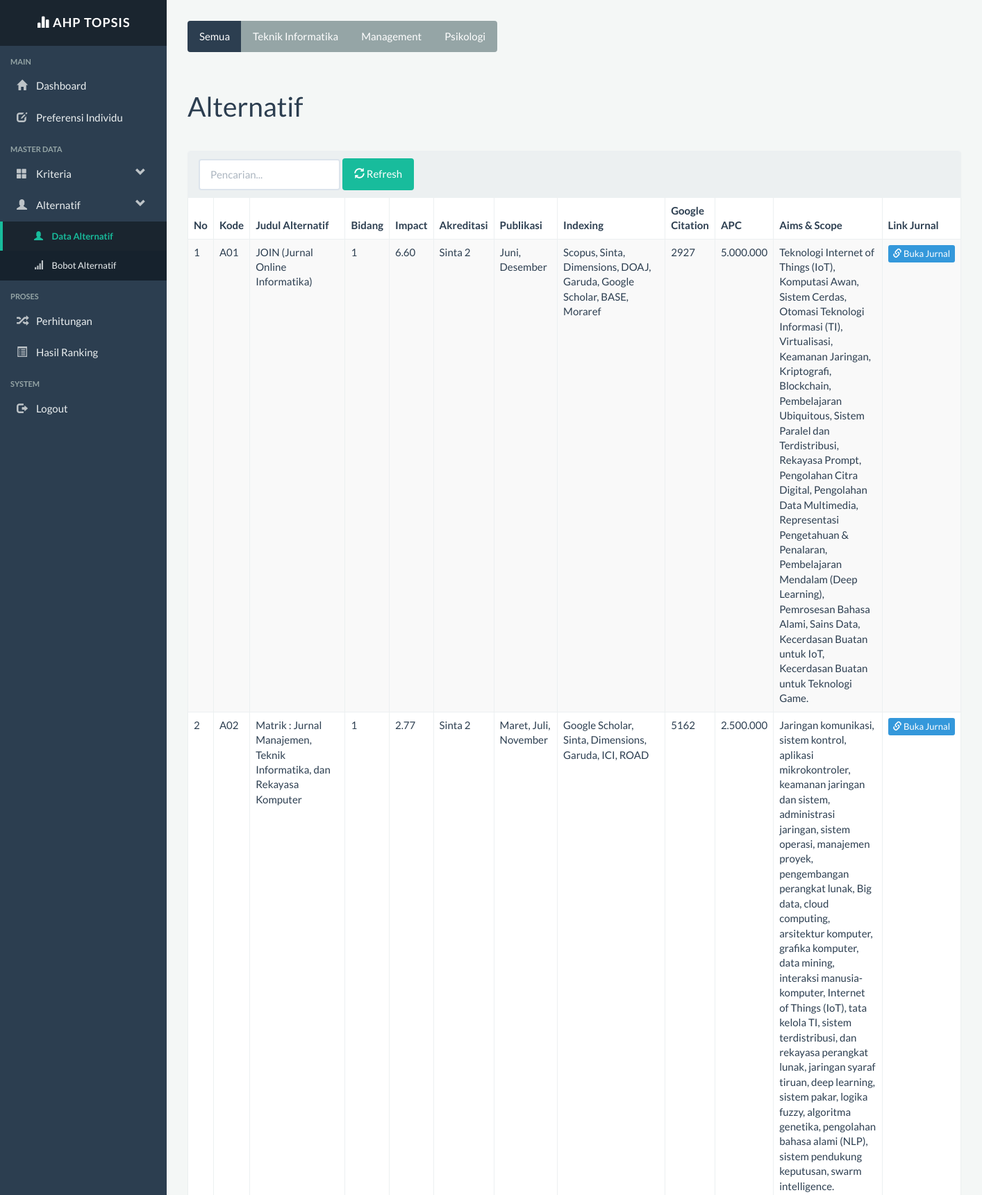
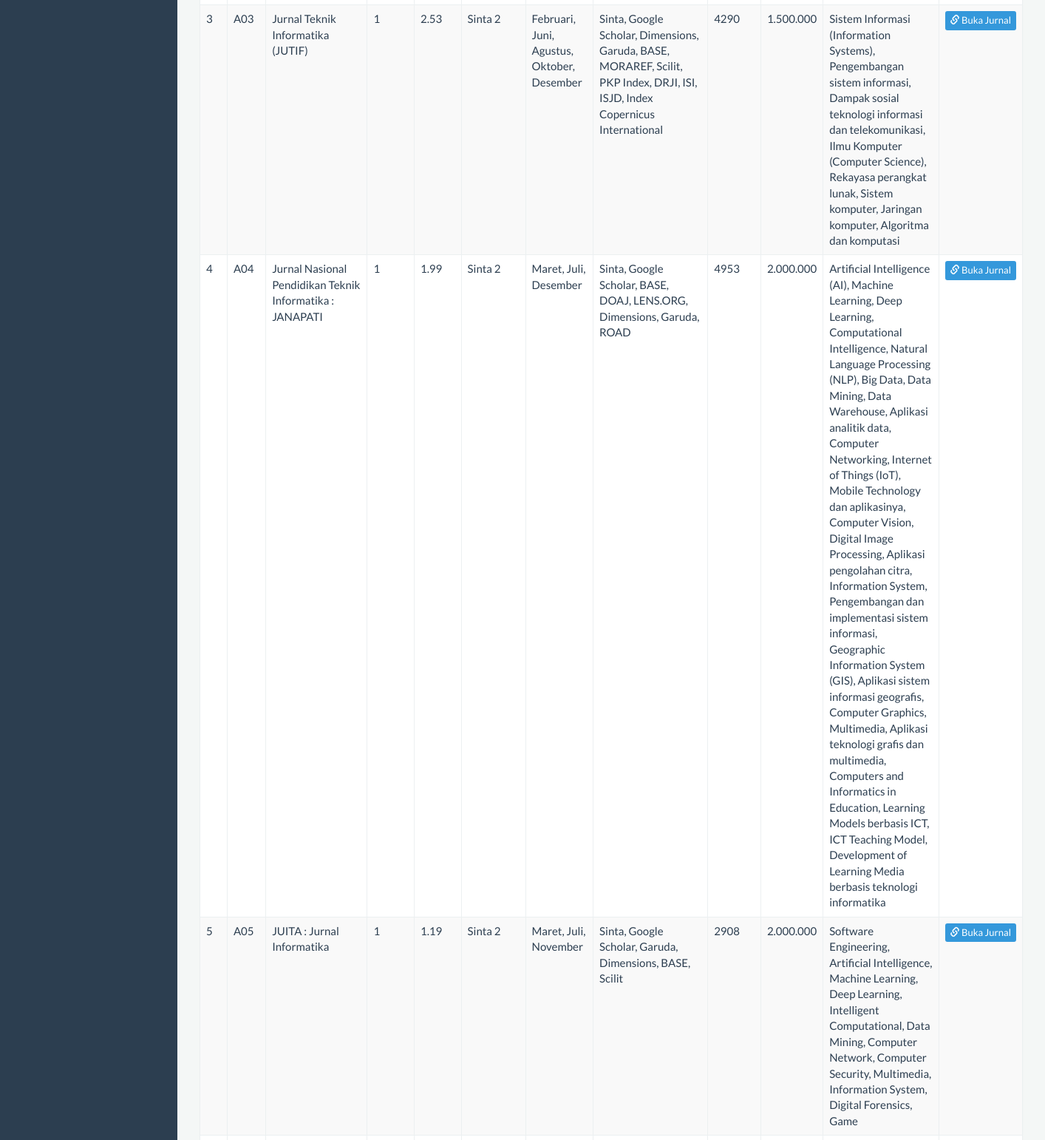
/?m=alternatif (upper part), run on the app's committed database (2 pictures, top to bottom).
### tables this page shows
CREATE TABLE IF NOT EXISTS `tb_query` (
  `id_query` int NOT NULL,
  `nama_query` varchar(100) NOT NULL,
  `keterangan` text
);

CREATE TABLE IF NOT EXISTS `tb_alternatif` (
  `kode_alternatif` varchar(16) NOT NULL,
  `id_query` int DEFAULT NULL,
  `impact` decimal(10,2) DEFAULT NULL,
  `akreditasi` varchar(100) DEFAULT NULL,
  `publikasi` varchar(150) DEFAULT NULL,
  `indexing` text,
  `google_citation` varchar(150) DEFAULT NULL,
  `APC` decimal(15,2) NOT NULL,
  `aims_scope` text,
  `tittle` varchar(256) NOT NULL DEFAULT '',
  `url_jurnal` varchar(255) DEFAULT NULL,
  `total` double NOT NULL,
  `rank` int NOT NULL DEFAULT '0',
  PRIMARY KEY (`kode_alternatif`)
);

### config.php (called while the page is built)
<?php
$config["server"]='localhost';
$config["username"]='root';
$config["password"]='';
$config["database_name"]='ahptopsis_tiga';

### functions_individu.php (called while the page is built, shortened)
<?php
include'config.php';
include'includes/db.php';
$db = new DB($config['server'], $config['username'], $config['password'], $config['database_name']);
include'includes/general.php';
?>

### includes/db.php (called while the page is built, shortened)
<?php
class DB{
    var $conn = null;
    public function __construct($host, $username, $passwd, $dbname){
        $this->conn = mysqli_connect($host, $username, $passwd, $dbname);
    }
    public function query($sql){
        $query = mysqli_query($this->conn, $sql) or die('<pre>Error mysqli_query: ' . mysqli_error($this->conn) . '<br />' . $sql . '</pre>');
        return $query;
    }
    public function get_results($sql){
        $query = $this->query($sql);
        $arr = array();
        while($row = mysqli_fetch_object($query)){
            $arr[] = $row;
        }
        return $arr;
    }
}

### includes/general.php (called while the page is built, shortened)
<?php
function set_value($key = null, $default = null){
    return $default;
}
function esc_field($str){
    if ($str === null) return '';
    return addslashes(trim($str));
}

### alternatif_individu.php (the view, shortened to what this page needs)
<?php
$id_query = $_SESSION['id_query'] ?? 0;
$queries = $db->get_results("SELECT * FROM tb_query ORDER BY id_query ASC");
?>
<div class="btn-group" style="margin-bottom: 15px;">
    <a href="?m=<?= $_GET['m'] ?>&id_query=0"
       class="btn btn-<?= ($id_query == 0 ? 'primary' : 'default') ?>">
       Semua
    </a>
    <?php foreach ($queries as $q): ?>
        <a href="?m=<?= $_GET['m'] ?>&id_query=<?= $q->id_query ?>"
           class="btn btn-<?= ($id_query == $q->id_query ? 'primary' : 'default') ?>">
            <?= $q->nama_query ?>
        </a>
    <?php endforeach; ?>
</div>
<div class="page-header">
    <h1>Alternatif</h1>
</div>
<div class="panel panel-default">
    <div class="panel-heading">
        <form class="form-inline">
            <div class="form-group">
                <input class="form-control" type="text" placeholder="Pencarian..."
                       name="q" value="<?= set_value('q') ?>" />
            </div>
            <div class="form-group">
                <button class="btn btn-success"><span class="glyphicon glyphicon-refresh"></span> Refresh</button>
            </div>
        </form>
    </div>
    <div class="table-responsive">
        <table class="table table-bordered table-hover table-striped">
            <thead>
                <tr>
                    <th>No</th>
                    <th>Kode</th>
                    <th>Judul Alternatif</th>
                    <th>Bidang</th>
                    <th>Impact</th>
                    <th>Akreditasi</th>
                    <th>Publikasi</th>
                    <th>Indexing</th>
                    <th>Google Citation</th>
                    <th>APC</th>
                    <th>Aims & Scope</th>
                    <th>Link Jurnal</th>
                </tr>
            </thead>
            <tbody>
            <?php
           $q = esc_field(set_value('q'));
if ($id_query == 0) {
    $rows = $db->get_results("
        SELECT * FROM tb_alternatif
        WHERE tittle LIKE '%$q%'
        ORDER BY id_query,
        CAST(SUBSTRING(kode_alternatif,2) AS UNSIGNED)
    ");
}
            $no = 0;
            foreach ($rows as $row): ?>
                <tr>
                    <td><?= ++$no ?></td>
                    <td><?= $row->kode_alternatif ?></td>
                    <td><?= $row->tittle ?></td>
                    <td><?= $row->id_query ?></td>
                    <td><?= $row->impact ?></td>
                    <td><?= $row->akreditasi ?></td>
                    <td><?= $row->publikasi ?></td>
                    <td><?= $row->indexing ?></td>
                    <td><?= $row->google_citation ?></td>
                    <td><?= number_format($row->APC, 0, ',', '.') ?></td>
                    <td><?= $row->aims_scope ?></td>
                     <td class="text-center">
                        <?php if($row->url_jurnal): ?>
                            <a href="<?= $row->url_jurnal ?>" target="_blank" class="btn btn-xs btn-info">
                                <span class="glyphicon glyphicon-link"></span> Buka Jurnal
                            </a>
                        <?php else: ?>
                            <span class="text-muted">-</span>
                        <?php endif; ?>
                    </td>
                </tr>
            <?php endforeach; ?>
            </tbody>
        </table>
    </div>
</div>

### assets/css/general.css (style rules this page uses)
body { overflow-x: hidden; }

### index.php (style rules this page uses)
body { min-height:100vh; margin:0; background-color: #f4f7f6; }

### data on the page
tb_query: nama_query "Teknik Informatika"
tb_query: nama_query "Management"
tb_query: nama_query "Psikologi"
tb_alternatif: kode_alternatif "A01", tittle "JOIN (Jurnal Online Informatika)", id_query "1", impact "6.60", akreditasi "Sinta 2", publikasi "Juni, Desember", indexing "Scopus, Sinta, Dimensions, DOAJ, Garuda, Google Scholar, BASE, Moraref", google_citation "2927", APC "5.000.000", aims_scope "Teknologi Internet of Things (IoT), Komputasi Awan, Sistem Cerdas, Otomasi Teknologi Informasi (TI), Virtualisasi, Keamanan Jaringan, Kriptografi, Blockchain, Pembelajaran Ubiquitous, Sistem Paralel dan Terdistribusi, Rekayasa Prompt, Pengolahan Citra Digital, Pengolahan Data Multimedia, Representasi Pengetahuan & Penalaran, Pembelajaran Mendalam (Deep Learning), Pemrosesan Bahasa Alami, Sains Data, Kecerdasan Buatan untuk IoT, Kecerdasan Buatan untuk Teknologi Game."
tb_alternatif: kode_alternatif "A02", tittle "Matrik : Jurnal Manajemen, Teknik Informatika, dan Rekayasa Komputer", id_query "1", impact "2.77", akreditasi "Sinta 2", publikasi "Maret, Juli, November", indexing "Google Scholar, Sinta, Dimensions, Garuda, ICI, ROAD", google_citation "5162", APC "2.500.000", aims_scope "Jaringan komunikasi, sistem kontrol, aplikasi mikrokontroler, keamanan jaringan dan sistem, administrasi jaringan, sistem operasi, manajemen proyek, pengembangan perangkat lunak, Big data, cloud computing, arsitektur komputer, grafika komputer, data mining, interaksi manusia-komputer, Internet of Things (IoT), tata kelola TI, sistem terdistribusi, dan rekayasa perangkat lunak, jaringan syaraf tiruan, deep learning, sistem pakar, logika fuzzy, algoritma genetika, pengolahan bahasa alami (NLP), sistem pendukung keputusan, swarm intelligence."
tb_alternatif: kode_alternatif "A03", tittle "Jurnal Teknik Informatika (JUTIF)", id_query "1", impact "2.53", akreditasi "Sinta 2", publikasi "Februari, Juni, Agustus, Oktober, Desember", indexing "Sinta, Google Scholar, Dimensions, Garuda, BASE, MORAREF, Scilit, PKP Index, DRJI, ISI, ISJD, Index Copernicus International", google_citation "4290", APC "1.500.000", aims_scope "Sistem Informasi (Information Systems), Pengembangan sistem informasi, Dampak sosial teknologi informasi dan telekomunikasi, Ilmu Komputer (Computer Science), Rekayasa perangkat lunak, Sistem komputer, Jaringan komputer, Algoritma dan komputasi"
tb_alternatif: kode_alternatif "A04", tittle "Jurnal Nasional Pendidikan Teknik Informatika : JANAPATI", id_query "1", impact "1.99", akreditasi "Sinta 2", publikasi "Maret, Juli, Desember", indexing "Sinta, Google Scholar, BASE, DOAJ, LENS.ORG, Dimensions, Garuda, ROAD", google_citation "4953", APC "2.000.000", aims_scope "Artificial Intelligence (AI), Machine Learning, Deep Learning, Computational Intelligence, Natural Language Processing (NLP), Big Data, Data Mining, Data Warehouse, Aplikasi analitik data, Computer Networking, Internet of Things (IoT), Mobile Technology dan aplikasinya, Computer Vision, Digital Image Processing, Aplikasi pengolahan citra, Information System, Pengembangan dan implementasi sistem informasi, Geographic Information System (GIS), Aplikasi sistem informasi geografis, Computer Graphics, Multimedia, Aplikasi teknologi grafis dan multimedia, Computers and Informatics in Education, Learning Models berbasis ICT, ICT Teaching Model, Development of Learning Media berbasis teknologi…"
tb_alternatif: kode_alternatif "A05", tittle "JUITA : Jurnal Informatika", id_query "1", impact "1.19", akreditasi "Sinta 2", publikasi "Maret, Juli, November", indexing "Sinta, Google Scholar, Garuda, Dimensions, BASE, Scilit", google_citation "2908", APC "2.000.000", aims_scope "Software Engineering, Artificial Intelligence, Machine Learning, Deep Learning, Intelligent Computational, Data Mining, Computer Network, Computer Security, Multimedia, Information System, Digital Forensics, Game"
